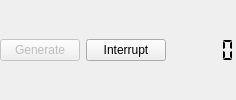
     <widget class="QFrame" name="frame_17">
      <property name="frameShape">
       <enum>QFrame::NoFrame</enum>
      </property>
      <property name="frameShadow">
       <enum>QFrame::Raised</enum>
      </property>
      <layout class="QHBoxLayout" name="horizontalLayout_15">
       <property name="leftMargin">
        <number>0</number>
       </property>
       <property name="topMargin">
        <number>0</number>
       </property>
       <property name="rightMargin">
        <number>0</number>
       </property>
       <property name="bottomMargin">
        <number>0</number>
       </property>
       <item>
        <widget class="QPushButton" name="btnGenerate">
         <property name="enabled">
          <bool>false</bool>
         </property>
         <property name="sizePolicy">
          <sizepolicy hsizetype="Expanding" vsizetype="Fixed">
           <horstretch>0</horstretch>
           <verstretch>0</verstretch>
          </sizepolicy>
         </property>
         <property name="text">
          <string>Generate</string>
         </property>
        </widget>
       </item>
       <item>
        <widget class="QPushButton" name="btnInterrupt">
         <property name="sizePolicy">
          <sizepolicy hsizetype="Expanding" vsizetype="Fixed">
           <horstretch>0</horstretch>
           <verstretch>0</verstretch>
          </sizepolicy>
         </property>
         <property name="text">
          <string>Interrupt</string>
         </property>
        </widget>
       </item>
       <item alignment="Qt::AlignRight">
        <widget class="QLCDNumber" name="lcdBalance">
         <property name="frameShape">
          <enum>QFrame::NoFrame</enum>
         </property>
         <property name="segmentStyle">
          <enum>QLCDNumber::Flat</enum>
         </property>
         <property name="value" stdset="0">
          <double>0.000000000000000</double>
         </property>
        </widget>
       </item>
      </layout>
     </widget>
